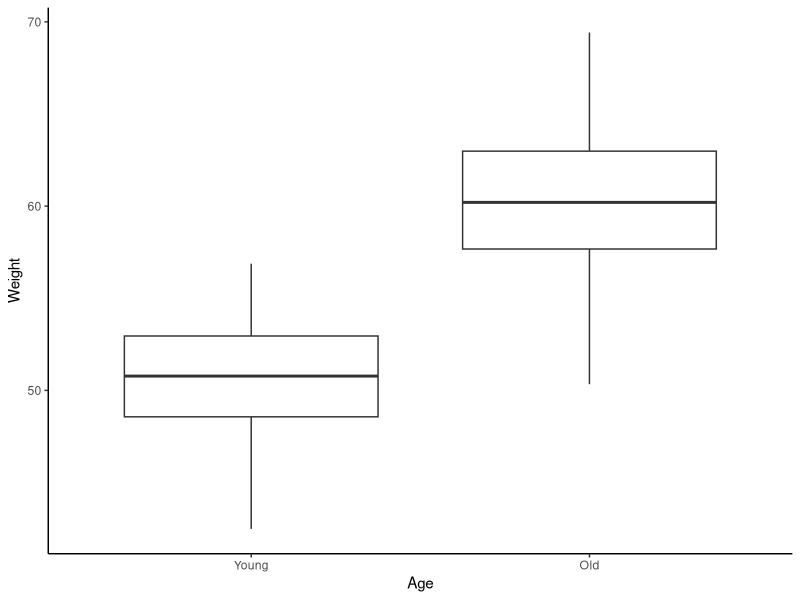
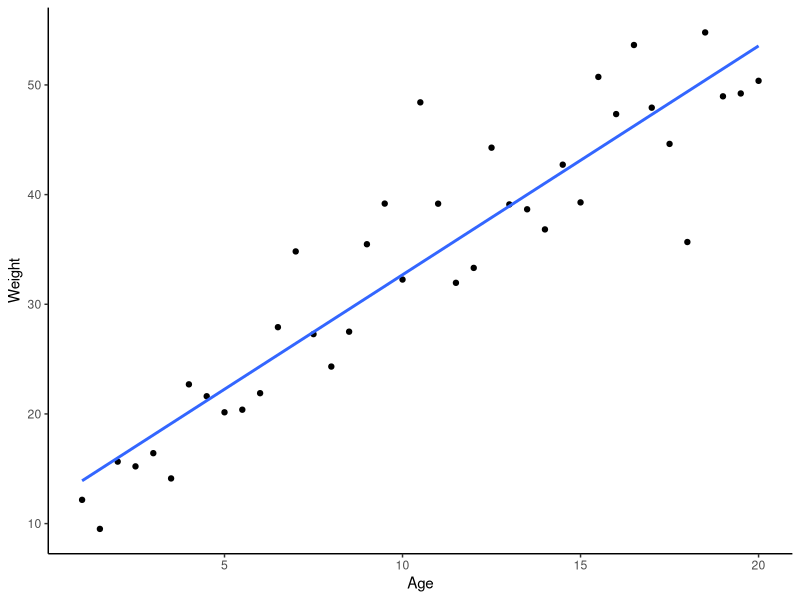
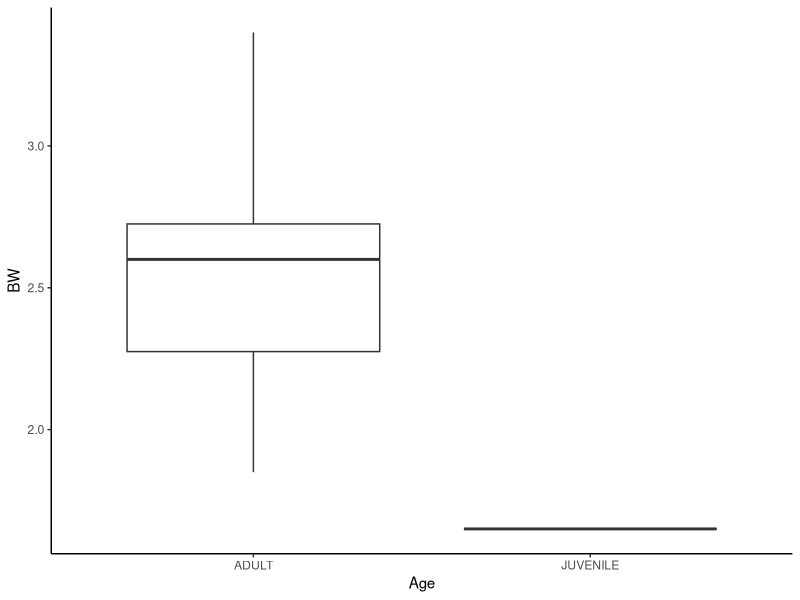

Write R code to recreate these figures, in order.
## ---- chunk 1
#| label: fig-weight-age
#| fig-cap: "Weight vs Age of an animal species. Simulated data. Here, age is a categorical variable."
#| code-fold: true
#| warning: false

set.seed(328)

Weight <- c(rnorm(50, mean = 50, sd = 3), rnorm(50, mean = 60, sd = 3))
Age <- c(rep("Young", 50), rep("Old", 50))


# create data frame
data <- data.frame(Weight, Age)

# ggplot
library(ggplot2)
ggplot(data, aes(x = Age, y = Weight)) +
  geom_boxplot() +
  theme_classic() +
  scale_fill_brewer(palette = "Set1") +
  scale_x_discrete(limits = c("Young", "Old"))
## ---- chunk 2
#| label: fig-weight-age-scatter
#| fig-cap: "Weight vs Age of an animal species. Simulated data. Here, age is a continuous variable."
#| code-fold: true

V_max <- 70 # Assume the maximum weight is 70 kg
K_M <- 10 # Assume the Michaelis constant is 10 years

# Generate age data
age <- seq(1, 20, by = 0.5) # From 1 to 20 years, in 0.5 year increments

# Apply the Michaelis-Menten equation to simulate weight data
weight <- V_max * age / (K_M + age) + rnorm(length(age), mean = 0, sd = 5)

# Create a data frame
data <- data.frame(Age = age, Weight = weight)

# Plot using ggplot2
library(ggplot2)
ggplot(data, aes(x = Age, y = Weight)) +
  geom_point() + # Use geom_line for continuous data
  geom_smooth(formula = y ~ x, method = "lm", se = FALSE) +
  theme_classic()
## ---- chunk 3
#| code-fold: true
library(readxl)
possums <- read_excel("assets/possums.xlsx", sheet = 2)

library(ggplot2)
ggplot(possums, aes(x = Age, y = BW)) +
  geom_boxplot() +
  theme_classic()
